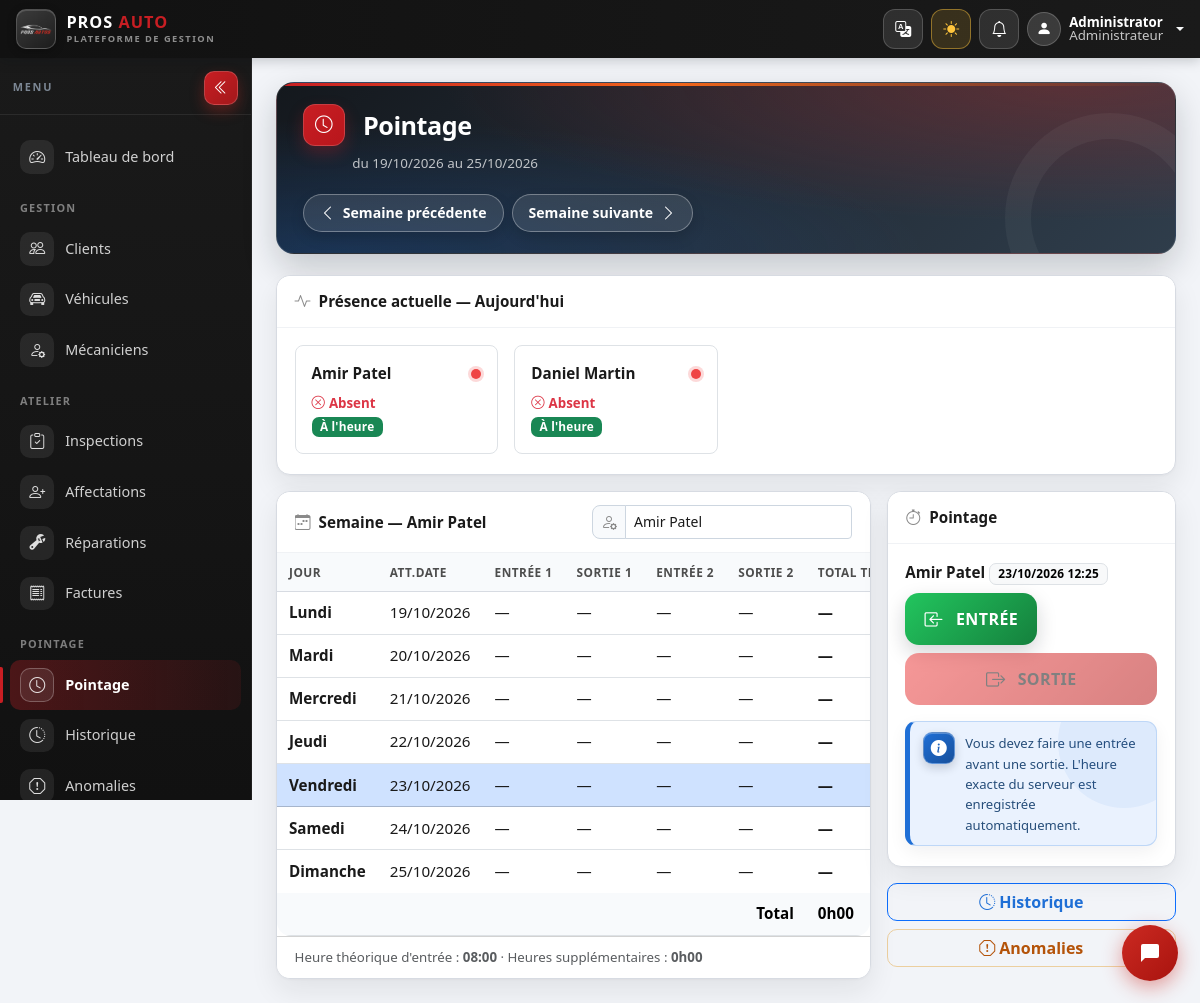
The page /admin/attendance/index.php (signed in) on the database its author committed.
### tables this page shows
CREATE TABLE users (
  id INT UNSIGNED NOT NULL AUTO_INCREMENT,
  full_name VARCHAR(100) NOT NULL,
  username VARCHAR(50) NOT NULL,
  nom_complet VARCHAR(150) NOT NULL DEFAULT '',
  email VARCHAR(120) NOT NULL,
  password VARCHAR(255) NOT NULL,
  role ENUM('admin','mechanic') NOT NULL DEFAULT 'mechanic',
  mechanic_id INT UNSIGNED NULL,
  is_active TINYINT(1) NOT NULL DEFAULT 1,
  last_login_at DATETIME NULL,
  created_at DATETIME NOT NULL DEFAULT CURRENT_TIMESTAMP,
  PRIMARY KEY (id),
  UNIQUE KEY uq_users_username (username),
  UNIQUE KEY uq_users_email (email),
  INDEX idx_users_role (role),
  INDEX idx_users_mechanic (mechanic_id),
  CONSTRAINT fk_users_mechanic FOREIGN KEY (mechanic_id)
    REFERENCES mechanics(id) ON DELETE SET NULL
);

CREATE TABLE mechanics (
  id INT UNSIGNED NOT NULL AUTO_INCREMENT,
  full_name VARCHAR(100) NOT NULL,
  phone VARCHAR(30) NULL,
  email VARCHAR(120) NULL,
  hire_date DATE NULL,
  is_active TINYINT(1) NOT NULL DEFAULT 1,
  created_at DATETIME NOT NULL DEFAULT CURRENT_TIMESTAMP,
  PRIMARY KEY (id),
  INDEX idx_mechanics_name (full_name),
  INDEX idx_mechanics_active (is_active)
);

### config/config.php (called while the page is built, shortened)
<?php
function app_base_url(): string
{
    $rootFs  = str_replace('\\', '/', (string) realpath(dirname(__DIR__)));
    $docRoot = str_replace('\\', '/', (string) realpath((string) ($_SERVER['DOCUMENT_ROOT'] ?? '')));
    if ($docRoot !== '' && $rootFs !== '' && str_starts_with($rootFs, $docRoot)) {
        $base = substr($rootFs, strlen($docRoot));
        return rtrim($base, '/');
    }
    $dir = str_replace('\\', '/', dirname($_SERVER['SCRIPT_NAME'] ?? '/'));
    return $dir === '/' ? '' : $dir;
}

### config/database.php (called while the page is built, shortened)
<?php
function db(): PDO
{
    static $pdo = null;
    if ($pdo === null) {
        $dsn = 'mysql:host=' . DB_HOST . ';dbname=' . DB_NAME . ';charset=' . DB_CHARSET;
        try {
            $pdo = new PDO($dsn, DB_USER, DB_PASS, [
                PDO::ATTR_ERRMODE            => PDO::ERRMODE_EXCEPTION,
                PDO::ATTR_DEFAULT_FETCH_MODE => PDO::FETCH_ASSOC,
                PDO::ATTR_EMULATE_PREPARES   => false,
            ]);
            $pdo->exec("SET time_zone = 'SYSTEM'");
        } catch (PDOException $e) {
            http_response_code(500);
            if (APP_DEBUG) {
                exit('Erreur de connexion à la base de données : '
                    . htmlspecialchars($e->getMessage(), ENT_QUOTES, 'UTF-8')
                    . '<br>Vérifiez <code>config/database.php</code> et importez <code>database.sql</code>.');
            }
            exit('Service momentanément indisponible.');
        }
    }
    return $pdo;
}
function fetch_all(string $sql, array $params = []): array
{
    try {
        $st = db()->prepare($sql);
        $st->execute($params);
        return $st->fetchAll();
    } catch (PDOException $e) {
        if (is_missing_schema_error($e)) {
            error_log('[garage] schema missing on SELECT: ' . $e->getMessage());
            return [];
        }
        throw $e;
    }
}
function fetch_one(string $sql, array $params = [])
{
    try {
        $st = db()->prepare($sql);
        $st->execute($params);
        $row = $st->fetch();
        return $row === false ? null : $row;
    } catch (PDOException $e) {
        if (is_missing_schema_error($e)) {
            error_log('[garage] schema missing on SELECT ONE: ' . $e->getMessage());
            return null;
        }
        throw $e;
    }
}

### includes/auth.php (called while the page is built, shortened)
<?php
require_once __DIR__ . '/../config/config.php';
require_once __DIR__ . '/../config/database.php';
require_once __DIR__ . '/functions.php';
if (is_logged_in() && is_mechanic() && !ip_approved_for_user(current_user_id(), client_ip())) {
    $_SESSION = [];
    if (ini_get('session.use_cookies')) {
        $p = session_get_cookie_params();
        setcookie(session_name(), '', time() - 42000, $p['path'], $p['domain'], $p['secure'], $p['httponly'], true);
    }
    session_destroy();
    session_start();
    $_SESSION['app_lang'] = current_lang();
    header('Location: ' . app_url('auth/login.php?reason=ip_unapproved'), true, 303);
    exit;
}

### admin/attendance/index.php (the view, shortened to what this page needs)
<?php
require_once __DIR__ . '/../../includes/auth.php';
$mechUsers = active_mechanic_users();
$settings = att_settings();
$week = (string) ($_GET['week'] ?? '');
if (!preg_match('/^\d{4}-\d{2}-\d{2}$/', $week)) {
    $week = monday_of();
}
$days = week_days($week);
$mondayTs = strtotime($week);
$prevWeek = date('Y-m-d', $mondayTs - 7 * 86400);
$nextWeek = date('Y-m-d', $mondayTs + 7 * 86400);
$selectedMech = (int) ($_GET['mechanic_id'] ?? 0);
if (!$selectedMech && $mechUsers) {
    $selectedMech = (int) $mechUsers[0]['id'];
}
$selectedUser = null;
foreach ($mechUsers as $mu) {
    if ((int) $mu['id'] === $selectedMech) {
        $selectedUser = $mu;
        break;
    }
}
$board = [];
foreach ($mechUsers as $mu) {
    $p = presence_status((int) $mu['id']);
    $board[] = ['user' => $mu, 'presence' => $p];
}
$weekData = [];
$weekTotals = ['worked' => 0, 'delay' => 0, 'break' => 0, 'overtime' => 0];
if ($selectedUser) {
    $byDay = attendance_by_day((int) $selectedUser['id'], $days[0], $days[6]);
    foreach ($days as $d) {
        $punches = $byDay[$d] ?? [];
        usort($punches, fn($a, $b) => strcmp($a['id'], $b['id']));
        $in1 = null; $out1 = null; $in2 = null; $out2 = null;
        $dayCalc = compute_day($punches, $d, $settings);
        $weekTotals['worked'] += $dayCalc['worked'];
        $weekTotals['delay'] += $dayCalc['delay'];
        $weekTotals['break'] += $dayCalc['break_time'];
        $weekTotals['overtime'] += $dayCalc['overtime'];
        $weekData[] = [
            'date' => $d, 'in1' => $in1, 'out1' => $out1, 'in2' => $in2, 'out2' => $out2,
            'worked' => $dayCalc['worked'], 'delay' => $dayCalc['delay'], 'break' => $dayCalc['break_time'],
            'incomplete' => $dayCalc['incomplete'], 'n' => count($punches),
        ];
    }
}
require __DIR__ . '/../../includes/header.php';
?>
<div class="page-title">
  <div>
    <h1><i class="bi bi-clock me-2 text-danger"></i><?= e(t('att.title')) ?></h1>
    <div class="subtitle"><?= e(sprintf(t('att.week_range'), date('d/m/Y', strtotime($days[0])), date('d/m/Y', strtotime($days[6])))) ?></div>
  </div>
  <div class="d-flex gap-2 align-items-center flex-wrap period-actions">
    <div class="period-seg" role="group" aria-label="<?= e(t('att.week')) ?>">
      <a class="period-seg__btn" href="?week=<?= e($prevWeek) ?>&mechanic_id=<?= $selectedMech ?>">
        <i class="bi bi-chevron-left" aria-hidden="true"></i><?= e(t('att.prev_week')) ?>
      </a>
      <a class="period-seg__btn" href="?week=<?= e($nextWeek) ?>&mechanic_id=<?= $selectedMech ?>">
        <?= e(t('att.next_week')) ?><i class="bi bi-chevron-right" aria-hidden="true"></i>
      </a>
    </div>
  </div>
</div>
<div class="card mb-3">
  <div class="card-header"><i class="bi bi-activity me-2"></i><?= e(t('att.current_presence')) ?> — <?= e(t('common.today')) ?></div>
  <div class="card-body">
    <div class="row g-3">
      <?php foreach ($board as $b): ?>
        <?php $st = $b['presence']['status']; ?>
        <div class="col-md-4 col-xl-3">
          <div class="border rounded-3 p-3 h-100">
            <div class="d-flex justify-content-between align-items-center mb-2">
              <strong><?= e($b['user']['mech_name'] ?: $b['user']['full_name']) ?></strong>
              <span class="presence-dot <?= $st ?>"></span>
            </div>
            <?php if ($st === 'absent'): ?>
              <div class="text-danger small fw-semibold"><i class="bi bi-x-circle me-1"></i><?= e(t('att.absent')) ?></div>
            <?php endif; ?>
            <div class="small text-muted mt-1">
              <?php if ($b['presence']['delay'] > 0): ?>
                <span class="badge text-bg-warning"><?= e(sprintf(t('att.late'), fmt_duration($b['presence']['delay']))) ?></span>
              <?php else: ?>
                <span class="badge text-bg-success"><?= e(t('att.no_delay')) ?></span>
              <?php endif; ?>
            </div>
          </div>
        </div>
      <?php endforeach; ?>
    </div>
  </div>
</div>
<div class="row g-3">
  <div class="col-lg-8">
    <div class="card">
      <div class="card-header d-flex justify-content-between align-items-center flex-wrap gap-2">
        <span class="mech-title"><i class="bi bi-calendar-week me-2"></i><?= e(t('att.week')) ?> — <?= e($selectedUser['mech_name'] ?? $selectedUser['full_name'] ?? '') ?></span>
        <div class="input-group input-group-sm mech-picker-wrap">
          <span class="input-group-text"><i class="bi bi-person-gear"></i></span>
          <select class="form-select form-select-sm mech-picker" onchange="window.location='?week=<?= e($week) ?>&mechanic_id='+this.value" aria-label="<?= e(t('att.mechanic')) ?>">
          <?php foreach ($mechUsers as $mu): ?>
            <?php $nm = trim((string) ($mu['mech_name'] ?: $mu['full_name'])); ?>
            <option value="<?= (int) $mu['id'] ?>" <?= (int) ($selectedUser['id'] ?? 0) === (int) $mu['id'] ? 'selected' : '' ?> title="<?= e($nm) ?>">
              <?= e($nm) ?>
            </option>
          <?php endforeach; ?>
        </select>
        </div>
      </div>
      <div class="table-responsive">
        <table class="table table-hover align-middle mb-0">
          <thead>
            <tr>
              <th><?= e(t('att.day')) ?></th><th><?= e(t('att.date')) ?></th>
              <th><?= e(t('att.in1')) ?></th><th><?= e(t('att.out1')) ?></th>
              <th><?= e(t('att.in2')) ?></th><th><?= e(t('att.out2')) ?></th>
              <th><?= e(t('att.today_total')) ?></th><th><?= e(t('att.delay')) ?></th><th><?= e(t('att.break_time')) ?></th>
            </tr>
          </thead>
          <tbody>
            <?php foreach ($weekData as $wd): ?>
              <tr class="<?= $wd['date'] === date('Y-m-d') ? 'table-primary' : '' ?>">
                <td class="fw-semibold"><?= e(day_name((int) date('N', strtotime($wd['date'])))) ?></td>
                <td><?= fmt_date($wd['date']) ?></td>
                <td><?= e($wd['in1'] ?? '—') ?></td>
                <td><?= e($wd['out1'] ?? '—') ?></td>
                <td><?= e($wd['in2'] ?? '—') ?></td>
                <td><?= e($wd['out2'] ?? '—') ?></td>
                <td class="fw-semibold">
                  <?= $wd['n'] ? fmt_duration($wd['worked']) . ($wd['incomplete'] ? ' <span class="badge text-bg-warning">' . e(t('att.incomplete')) . '</span>' : '') : '—' ?>
                </td>
              </tr>
            <?php endforeach; ?>
          </tbody>
          <?php if ($selectedUser): ?>
            <tfoot>
              <tr class="att-total-row fw-bold">
                <th colspan="6" class="text-end"><?= e(t('common.total')) ?></th>
                <th><?= fmt_duration($weekTotals['worked']) ?></th>
              </tr>
            </tfoot>
          <?php endif; ?>
        </table>
      </div>
      <?php if ($selectedUser): ?>
        <div class="card-footer small text-muted">
          <?= e(t('att.expected')) ?> : <strong><?= e($settings['expected_in']) ?></strong> ·
          <?= e(t('att.overtime')) ?> : <strong><?= fmt_duration($weekTotals['overtime']) ?></strong>
        </div>
      <?php endif; ?>
    </div>
  </div>
  <div class="col-lg-4">
    <div class="card">
      <div class="card-header"><i class="bi bi-stopwatch me-2"></i><?= e(t('att.title')) ?></div>
      <div class="card-body">
        <?php if (!$selectedUser): ?>
          <div class="text-muted small"><?= e(t('common.no_results')) ?></div>
        <?php else: ?>
          <p class="mb-2"><strong><?= e($selectedUser['mech_name'] ?: $selectedUser['full_name']) ?></strong>
            <span class="badge text-bg-light border"><?= e(date('d/m/Y H:i')) ?></span></p>
          <?php $chk = clock_check((int) $selectedUser['id']); ?>
          <div class="d-grid gap-2">
            <?php if (!$chk[0]): ?>
              <button type="button" class="btn btn-clock btn-clock-in" disabled><i class="bi bi-box-arrow-in-left me-1"></i><?= e(t('att.entry')) ?></button>
              <button type="button" class="btn btn-clock btn-clock-out" disabled><i class="bi bi-box-arrow-right me-1"></i><?= e(t('att.exit')) ?></button>
            <?php elseif ($chk[1] === 'IN'): ?>
              <form method="post">
                <button type="submit" class="btn btn-clock btn-clock-in"><i class="bi bi-box-arrow-in-left me-1"></i><?= e(t('att.entry')) ?></button>
              </form>
              <button type="button" class="btn btn-clock btn-clock-out" disabled><i class="bi bi-box-arrow-right me-1"></i><?= e(t('att.exit')) ?></button>
            <?php endif; ?>
          </div>
          <?= banner('info', $chk[2] . ' ' . t('att.clock_hint'), null, [], null, false, 'app-banner--sm mt-3 mb-0') ?>
        <?php endif; ?>
      </div>
    </div>
    <div class="mt-3">
      <a href="history.php" class="btn btn-outline-primary w-100"><i class="bi bi-clock-history me-1"></i><?= e(t('att.history')) ?></a>
      <a href="anomalies.php" class="btn btn-outline-warning w-100 mt-2"><i class="bi bi-exclamation-octagon me-1"></i><?= e(t('nav.anomalies')) ?></a>
    </div>
  </div>
</div>
<?php require __DIR__ . '/../../includes/footer.php'; ?>

### includes/header.php (shortened to what this page needs)
<?php
$u = current_user();
$unread = $u ? unread_count((int) $u['id']) : 0;
?><!doctype html>
<html lang="<?= e(current_lang()) ?>">
<head>
<link rel="stylesheet" href="<?= e(asset_url('assets/vendor/bootstrap/bootstrap.min.css')) ?>">
<link rel="stylesheet" href="<?= e(asset_url('assets/vendor/bootstrap-icons/bootstrap-icons.css')) ?>">
<link rel="stylesheet" href="<?= e(asset_url('assets/css/style.css')) ?>">
</head>
<body class="app-body" data-locale="<?= e(locale_id()) ?>">
<nav class="navbar navbar-dark app-navbar sticky-top">
  <div class="container-fluid px-3">
    <a class="navbar-brand brand-block" href="<?= e(app_url(home_url())) ?>">
      <span class="brand-logo-wrap">
        <img src="<?= e(asset_url('assets/images/logo.png')) ?>" alt="PROS AUTO" class="brand-logo">
      </span>
      <span class="brand-text d-none d-sm-flex">
        <span class="brand-name">PROS <strong>AUTO</strong></span>
        <span class="brand-tagline"><?= e(t('app.tagline')) ?></span>
      </span>
    </a>
    <div class="d-flex align-items-center gap-2 ms-auto">
      <div class="dropdown">
        <button class="icon-btn" type="button" data-bs-toggle="dropdown" aria-expanded="false"
                aria-label="<?= e(t('nav.language')); ?>" title="<?= e(t('nav.language')); ?>">
          <i class="bi bi-translate"></i>
        </button>
      </div>
      <button id="themeToggle" class="icon-btn" type="button" aria-label="<?= e(t('nav.theme')); ?>" title="<?= e(t('nav.theme')); ?>">
        <i class="bi theme-icon bi-moon"></i>
      </button>
      <?php if ($u): ?>
      <div class="notif-wrap position-relative">
        <button type="button" class="icon-btn notif-trigger" id="notifTrigger"
                aria-expanded="false" aria-haspopup="true" aria-controls="notifDropdown"
                aria-label="<?= e(t('nav.notifications')); ?>" title="<?= e(t('nav.notifications')); ?>">
          <i class="bi bi-bell"></i>
        </button>
      </div>
      <div class="dropdown">
        <a class="d-flex align-items-center gap-2 text-light text-decoration-none dropdown-toggle user-menu" data-bs-toggle="dropdown" href="#" role="button" aria-expanded="false">
          <span class="user-avatar"><i class="bi bi-person-fill"></i></span>
          <span class="d-none d-md-inline">
            <span class="d-block small fw-semibold lh-1"><?= e($u['full_name']) ?></span>
            <span class="d-block small opacity-75 lh-1"><?= e(role_label($u['role'])) ?></span>
          </span>
        </a>
      </div>
      <?php endif; ?>
    </div>
  </div>
</nav>
<div class="app-wrapper d-flex">
<?php require __DIR__ . '/sidebar.php'; ?>
<main class="flex-grow-1 main-content">
<div class="content-inner px-3 px-lg-4 py-4">

### rows shown on the page
users: full_name "Administrator", role "Administrateur"
mechanics: full_name "Amir Patel"
mechanics: full_name "Daniel Martin"

### other values the page prints
t('app.tagline') "PLATEFORME DE GESTION"
t('nav.menu') "MENU"
$label "Tableau de bord Clients Véhicules Mécaniciens Inspections Affectations Réparations Factures Pointage Historique Anomalies"
$label "GESTION ATELIER POINTAGE"
t('att.title') "Pointage"
t('att.prev_week') "Semaine précédente"
t('att.next_week') "Semaine suivante"
t('att.current_presence') "Présence actuelle"
t('common.today') "Aujourd'hui"
t('att.week') "Semaine"
t('att.day') "JOUR"
t('att.date') "ATT.DATE"
t('att.in1') "ENTRÉE 1"
t('att.out1') "SORTIE 1"
t('att.in2') "ENTRÉE 2"
